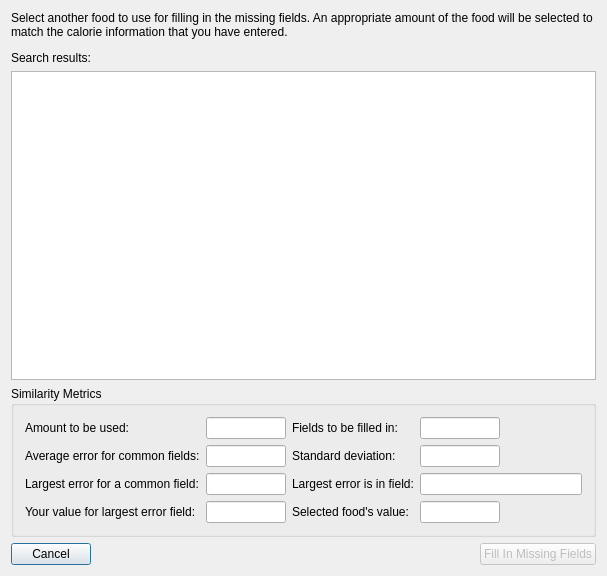
<?xml version="1.0" encoding="UTF-8"?>
<ui version="4.0">
 <class>FillInUI</class>
 <widget class="QDialog" name="FillInUI">
  <property name="geometry">
   <rect>
    <x>0</x>
    <y>0</y>
    <width>607</width>
    <height>576</height>
   </rect>
  </property>
  <property name="windowTitle">
   <string>FillIn</string>
  </property>
  <layout class="QVBoxLayout" name="verticalLayout">
   <item>
    <widget class="QLabel" name="lblInstructions">
     <property name="text">
      <string>Select another food to use for filling in the missing fields. An appropriate amount of the food will be selected to match the calorie information that you have entered.</string>
     </property>
     <property name="wordWrap">
      <bool>true</bool>
     </property>
    </widget>
   </item>
   <item>
    <widget class="FoodSearchControl" name="fscSearch" native="true"/>
   </item>
   <item>
    <widget class="QLabel" name="label_7">
     <property name="text">
      <string>Search results:</string>
     </property>
    </widget>
   </item>
   <item>
    <widget class="QListWidget" name="lstResults"/>
   </item>
   <item>
    <widget class="QGroupBox" name="groupBox">
     <property name="sizePolicy">
      <sizepolicy hsizetype="Preferred" vsizetype="Preferred">
       <horstretch>0</horstretch>
       <verstretch>0</verstretch>
      </sizepolicy>
     </property>
     <property name="title">
      <string>Similarity Metrics</string>
     </property>
     <layout class="QGridLayout" name="gridLayout">
      <item row="0" column="0">
       <widget class="QLabel" name="lblAmount">
        <property name="text">
         <string>Amount to be used:</string>
        </property>
       </widget>
      </item>
      <item row="0" column="1">
       <widget class="QLineEdit" name="txtAmount">
        <property name="maximumSize">
         <size>
          <width>80</width>
          <height>16777215</height>
         </size>
        </property>
        <property name="alignment">
         <set>Qt::AlignRight|Qt::AlignTrailing|Qt::AlignVCenter</set>
        </property>
        <property name="readOnly">
         <bool>true</bool>
        </property>
       </widget>
      </item>
      <item row="1" column="0">
       <widget class="QLabel" name="lblAverageError">
        <property name="text">
         <string>Average error for common fields:</string>
        </property>
       </widget>
      </item>
      <item row="1" column="1">
       <widget class="QLineEdit" name="txtAverageError">
        <property name="maximumSize">
         <size>
          <width>80</width>
          <height>16777215</height>
         </size>
        </property>
        <property name="alignment">
         <set>Qt::AlignRight|Qt::AlignTrailing|Qt::AlignVCenter</set>
        </property>
        <property name="readOnly">
         <bool>true</bool>
        </property>
       </widget>
      </item>
      <item row="0" column="2">
       <widget class="QLabel" name="label">
        <property name="text">
         <string>Fields to be filled in:</string>
        </property>
       </widget>
      </item>
      <item row="0" column="3">
       <widget class="QLineEdit" name="txtNumFields">
        <property name="maximumSize">
         <size>
          <width>80</width>
          <height>16777215</height>
         </size>
        </property>
        <property name="alignment">
         <set>Qt::AlignRight|Qt::AlignTrailing|Qt::AlignVCenter</set>
        </property>
        <property name="readOnly">
         <bool>true</bool>
        </property>
       </widget>
      </item>
      <item row="1" column="2">
       <widget class="QLabel" name="label_2">
        <property name="text">
         <string>Standard deviation:</string>
        </property>
       </widget>
      </item>
      <item row="1" column="3">
       <widget class="QLineEdit" name="txtStdDev">
        <property name="maximumSize">
         <size>
          <width>80</width>
          <height>16777215</height>
         </size>
        </property>
        <property name="alignment">
         <set>Qt::AlignRight|Qt::AlignTrailing|Qt::AlignVCenter</set>
        </property>
        <property name="readOnly">
         <bool>true</bool>
        </property>
       </widget>
      </item>
      <item row="2" column="0">
       <widget class="QLabel" name="label_3">
        <property name="text">
         <string>Largest error for a common field:</string>
        </property>
       </widget>
      </item>
      <item row="2" column="1">
       <widget class="QLineEdit" name="txtLargestError">
        <property name="maximumSize">
         <size>
          <width>80</width>
          <height>16777215</height>
         </size>
        </property>
        <property name="alignment">
         <set>Qt::AlignRight|Qt::AlignTrailing|Qt::AlignVCenter</set>
        </property>
        <property name="readOnly">
         <bool>true</bool>
        </property>
       </widget>
      </item>
      <item row="2" column="2">
       <widget class="QLabel" name="label_4">
        <property name="text">
         <string>Largest error is in field:</string>
        </property>
       </widget>
      </item>
      <item row="2" column="3">
       <widget class="QLineEdit" name="txtLargestErrorField">
        <property name="readOnly">
         <bool>true</bool>
        </property>
       </widget>
      </item>
      <item row="3" column="0">
       <widget class="QLabel" name="label_5">
        <property name="text">
         <string>Your value for largest error field:</string>
        </property>
       </widget>
      </item>
      <item row="3" column="2">
       <widget class="QLabel" name="label_6">
        <property name="text">
         <string>Selected food's value:</string>
        </property>
       </widget>
      </item>
      <item row="3" column="1">
       <widget class="QLineEdit" name="txtLargestErrorYourVal">
        <property name="maximumSize">
         <size>
          <width>80</width>
          <height>16777215</height>
         </size>
        </property>
        <property name="alignment">
         <set>Qt::AlignRight|Qt::AlignTrailing|Qt::AlignVCenter</set>
        </property>
        <property name="readOnly">
         <bool>true</bool>
        </property>
       </widget>
      </item>
      <item row="3" column="3">
       <widget class="QLineEdit" name="txtLargestErrorSelectedVal">
        <property name="maximumSize">
         <size>
          <width>80</width>
          <height>16777215</height>
         </size>
        </property>
        <property name="alignment">
         <set>Qt::AlignRight|Qt::AlignTrailing|Qt::AlignVCenter</set>
        </property>
        <property name="readOnly">
         <bool>true</bool>
        </property>
       </widget>
      </item>
     </layout>
    </widget>
   </item>
   <item>
    <layout class="QHBoxLayout" name="horizontalLayout_2">
     <item>
      <widget class="QPushButton" name="btnCancel">
       <property name="text">
        <string>Cancel</string>
       </property>
      </widget>
     </item>
     <item>
      <spacer name="horizontalSpacer_2">
       <property name="orientation">
        <enum>Qt::Horizontal</enum>
       </property>
       <property name="sizeHint" stdset="0">
        <size>
         <width>40</width>
         <height>20</height>
        </size>
       </property>
      </spacer>
     </item>
     <item>
      <widget class="QPushButton" name="btnFillIn">
       <property name="enabled">
        <bool>false</bool>
       </property>
       <property name="text">
        <string>Fill In Missing Fields</string>
       </property>
      </widget>
     </item>
    </layout>
   </item>
  </layout>
 </widget>
 <layoutdefault spacing="6" margin="11"/>
 <customwidgets>
  <customwidget>
   <class>FoodSearchControl</class>
   <extends>QWidget</extends>
   <header>widgets/food_search_control.h</header>
   <container>1</container>
  </customwidget>
 </customwidgets>
 <resources/>
 <connections/>
</ui>
